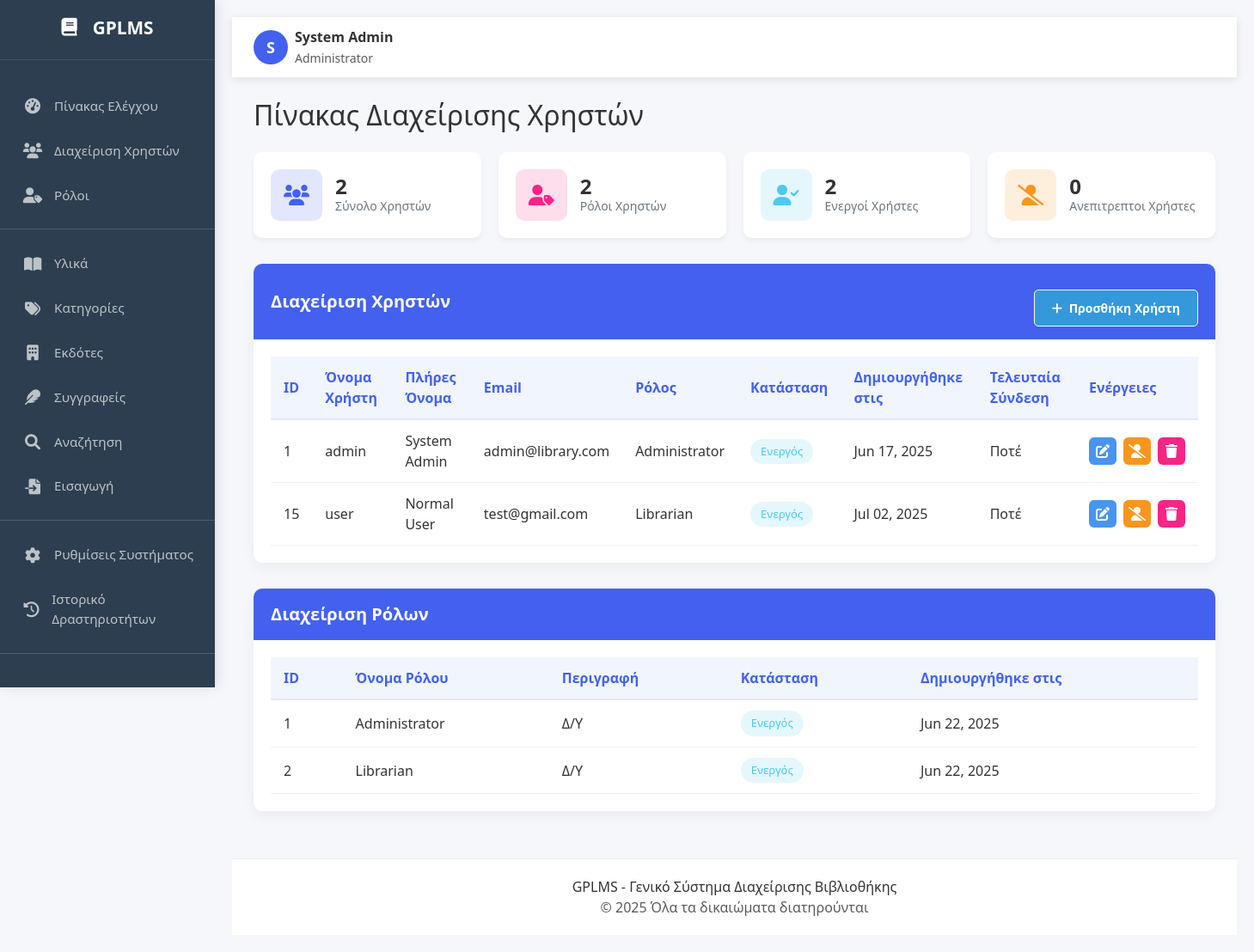
/src/main/users-manager.php (signed in), run on the app's committed database.
### tables this page shows
CREATE TABLE `system_settings` (
  `id` int NOT NULL AUTO_INCREMENT,
  `setting_key` varchar(255) NOT NULL,
  `setting_value` text,
  `last_modified` timestamp NULL DEFAULT CURRENT_TIMESTAMP ON UPDATE CURRENT_TIMESTAMP,
  PRIMARY KEY (`id`),
  UNIQUE KEY `setting_key` (`setting_key`)
);

CREATE TABLE `users` (
  `user_id` int NOT NULL AUTO_INCREMENT,
  `username` varchar(255) NOT NULL,
  `password` varchar(255) NOT NULL,
  `full_name` varchar(255) NOT NULL,
  `email` varchar(255) NOT NULL,
  `phone` varchar(20) DEFAULT NULL,
  `role_id` int NOT NULL,
  `status` enum('active','suspended') NOT NULL DEFAULT 'active',
  `created_at` timestamp NULL DEFAULT CURRENT_TIMESTAMP,
  `last_login` datetime DEFAULT NULL,
  PRIMARY KEY (`user_id`),
  UNIQUE KEY `username` (`username`),
  UNIQUE KEY `email` (`email`),
  KEY `role_id` (`role_id`),
  CONSTRAINT `users_ibfk_1` FOREIGN KEY (`role_id`) REFERENCES `roles` (`role_id`)
);

CREATE TABLE `roles` (
  `role_id` int NOT NULL AUTO_INCREMENT,
  `role_name` varchar(50) NOT NULL,
  `description` text,
  `created_at` timestamp NULL DEFAULT CURRENT_TIMESTAMP,
  `status` enum('active','inactive') NOT NULL DEFAULT 'active',
  PRIMARY KEY (`role_id`),
  UNIQUE KEY `role_name` (`role_name`)
);

### src/functions/fetch-lib-name.php (called while the page is built, shortened)
<?php
if (!isset($library_name)) {
    try {
        if (isset($pdo)) {
            $stmt = $pdo->query("SELECT setting_value FROM system_settings WHERE setting_key = 'library_name'");
            $result = $stmt->fetch(PDO::FETCH_ASSOC);
            if ($result && !empty($result['setting_value'])) {
                $library_name = $result['setting_value'];
            }
        }
    } catch (Exception $e) {
        error_log("Error fetching library name: " . $e->getMessage());
    }
}
?>

### src/conf/translation.php (called while the page is built, shortened)
<?php
$default_language = 'EN';
try {
    $stmt = $pdo->query("SELECT setting_value FROM system_settings WHERE setting_key = 'default_language'");
    $result = $stmt->fetch(PDO::FETCH_ASSOC);
    if ($result) {
        $default_language = $result['setting_value'];
    }
} catch (PDOException $e) {
    error_log("Default language setting error: " . $e->getMessage());
}
$lang = $translations[$default_language] ?? $translations['EN'];
?>

### src/components/user-main-content.php (the view, shortened to what this page needs)
<div class="main-content">
    <div class="topbar">
        <div class="user-info">
            <div class="user-avatar">
                <?= strtoupper(substr($current_user['full_name'], 0, 1)) ?>
            </div>
            <div class="ms-2">
                <div class="fw-bold"><?= htmlspecialchars($current_user['full_name']) ?></div>
                <small class="text-muted"><?= $_SESSION['role'] ?></small>
            </div>
        </div>
    </div>
    <div class="content-area">
        <h2 class="mb-4"><?= $lang['user_management_dashboard'] ?></h2>
        <div class="stats-container">
            <div class="stat-card">
                <div class="stat-icon users">
                    <i class="fas fa-users"></i>
                </div>
                <div>
                    <div class="stat-value">
                        <?= count($users) ?>
                    </div>
                    <div class="stat-label"><?= $lang['total_users'] ?></div>
                </div>
            </div>
            <div class="stat-card">
                <div class="stat-icon roles">
                    <i class="fas fa-user-tag"></i>
                </div>
                <div>
                    <div class="stat-value">
                        <?= count($roles) ?>
                    </div>
                    <div class="stat-label"><?= $lang['user_roles'] ?></div>
                </div>
            </div>
            <div class="stat-card">
                <div class="stat-icon active">
                    <i class="fas fa-user-check"></i>
                </div>
                <div>
                    <div class="stat-value">
                        <?= count(array_filter($users, function($user) { return $user['status'] === 'active'; })) ?>
                    </div>
                    <div class="stat-label"><?= $lang['active_users'] ?></div>
                </div>
            </div>
            <div class="stat-card">
                <div class="stat-icon suspended">
                    <i class="fas fa-user-slash"></i>
                </div>
                <div>
                    <div class="stat-value">
                        <?= count(array_filter($users, function($user) { return $user['status'] === 'suspended'; })) ?>
                    </div>
                    <div class="stat-label"><?= $lang['suspended_users'] ?></div>
                </div>
            </div>
        </div>
        <div class="admin-card">
            <div class="card-header">
                <span><?= $lang['manage_users'] ?></span>
                <button class="btn btn-light btn-sm" data-bs-toggle="modal" data-bs-target="#userModal">
                    <i class="fas fa-plus me-1"></i> <?= $lang['add_user'] ?>
                </button>
            </div>
            <div class="card-body">
                <div class="table-responsive">
                    <table class="admin-table">
                        <thead>
                            <tr>
                                <th><?= $lang['id'] ?></th>
                                <th><?= $lang['username'] ?></th>
                                <th><?= $lang['full_name'] ?></th>
                                <th><?= $lang['email'] ?></th>
                                <th><?= $lang['role'] ?></th>
                                <th><?= $lang['status'] ?></th>
                                <th><?= $lang['created_at'] ?></th>
                                <th><?= $lang['last_login'] ?></th>
                                <th><?= $lang['actions'] ?></th>
                            </tr>
                        </thead>
                        <tbody>
                            <?php foreach ($users as $user):
                                $role_stmt = $pdo->prepare("SELECT role_name FROM roles WHERE role_id = ?");
                                $role_stmt->execute([$user['role_id']]);
                                $role_name = $role_stmt->fetchColumn();
                            ?>
                                <tr>
                                    <td><?= $user['user_id'] ?></td>
                                    <td><?= htmlspecialchars($user['username']) ?></td>
                                    <td><?= htmlspecialchars($user['full_name']) ?></td>
                                    <td><?= htmlspecialchars($user['email']) ?></td>
                                    <td><?= htmlspecialchars($role_name) ?></td>
                                    <td>
                                        <span class="status-badge status-<?= $user['status'] ?>">
                                            <?= $lang[$user['status']] ?>
                                        </span>
                                    </td>
                                    <td><?= date('M d, Y', strtotime($user['created_at'])) ?></td>
                                    <td>
                                        <?= $user['last_login'] ? date('M d, Y H:i', strtotime($user['last_login'])) : $lang['never'] ?>
                                    </td>
                                    <td>
                                        <div class="action-btns">
                                            <a href="?edit_user=<?= $user['user_id'] ?>" class="action-btn btn-edit" title="<?= $lang['edit'] ?>">
                                                <i class="fas fa-edit"></i>
                                            </a>
                                            <?php if ($user['status'] === 'active'): ?>
                                                <a href="?status_change=suspend&id=<?= $user['user_id'] ?>" class="action-btn btn-warning" title="<?= $lang['suspend'] ?>">
                                                    <i class="fas fa-user-slash"></i>
                                                </a>
                                            <?php else: ?>
                                                <a href="?status_change=activate&id=<?= $user['user_id'] ?>" class="action-btn btn-success" title="<?= $lang['activate'] ?>">
                                                    <i class="fas fa-user-check"></i>
                                                </a>
                                            <?php endif; ?>
                                            <a href="?delete=user&id=<?= $user['user_id'] ?>" class="action-btn btn-delete" title="<?= $lang['delete'] ?>"
                                               onclick="return confirm('<?= $lang['confirm_delete_user'] ?>')">
                                                <i class="fas fa-trash"></i>
                                            </a>
                                        </div>
                                    </td>
                                </tr>
                            <?php endforeach; ?>
                        </tbody>
                    </table>
                </div>
            </div>
        </div>
        <div class="admin-card">
            <div class="card-header">
                <span><?= $lang['manage_roles'] ?></span>
            </div>
            <div class="card-body">
                <div class="table-responsive">
                    <table class="admin-table">
                        <thead>
                            <tr>
                                <th><?= $lang['id'] ?></th>
                                <th><?= $lang['role_name'] ?></th>
                                <th><?= $lang['description'] ?></th>
                                <th><?= $lang['status'] ?></th>
                                <th><?= $lang['created_at'] ?></th>
                            </tr>
                        </thead>
                        <tbody>
                            <?php foreach ($roles as $role): ?>
                                <tr>
                                    <td><?= $role['role_id'] ?></td>
                                    <td><?= htmlspecialchars($role['role_name']) ?></td>
                                    <td><?= htmlspecialchars($role['description'] ?? $lang['na']) ?></td>
                                    <td>
                                        <span class="status-badge status-<?= $role['status'] === 'active' ? 'active' : 'suspended' ?>">
                                            <?= $lang[$role['status']] ?>
                                        </span>
                                    </td>
                                    <td><?= date('M d, Y', strtotime($role['created_at'])) ?></td>
                                </tr>
                            <?php endforeach; ?>
                        </tbody>
                    </table>
                </div>
            </div>
        </div>
    </div>
    <footer>
        <p class="mb-0"><?= $lang['gplms_footer'] ?></p>
        <p class="text-muted mb-0">© <?= date('Y') ?> <?= $lang['all_rights_reserved'] ?></p>
    </footer>
</div>

### src/components/sidebar1.php (shortened to what this page needs)
<?php require_once'../conf/translation.php';?>
    <div class="sidebar">
        <div class="sidebar-header">
               <h3><i class="fas fa-book me-2"></i> <?= htmlspecialchars($library_name) ?></h3>
        </div>
        <ul class="sidebar-menu">
            <li>
                <a href="../main/control_panel.php" class="">
                    <i class="fas fa-tachometer-alt"></i>
                    <span><?= $lang['dashboard'] ?></span>
                </a>
            </li>
            <li>
                <a href="../main/users-manager.php">
                    <i class="fas fa-users"></i>
                    <span><?= $lang['user_management'] ?></span>
                </a>
            </li>
            <li>
                <a href="../main/roles-manager.php">
                    <i class="fas fa-user-tag"></i>
                    <span><?= $lang['roles'] ?></span>
                </a>
            </li>
            <hr>
            <li>
                <a href="../main/materials-manager.php">
                    <i class="fas fa-book-open"></i>
                    <span><?= $lang['materials'] ?></span>
                </a>
            </li>
            <li>
                <a href="../main/categories-manager.php">
                    <i class="fas fa-tags"></i>
                    <span><?= $lang['categories'] ?></span>
                </a>
            </li>
            <li>
                <a href="../main/publishers-manager.php">
                    <i class="fas fa-building"></i>
                    <span><?= $lang['publishers'] ?></span>
                </a>
            </li>
            <li>
                <a href="../main/authors-manager.php">
                    <i class="fas fa-feather"></i>
                    <span><?= $lang['authors'] ?></span>
                </a>
            </li>
            <li>
                <a href="../main/search.php">
                    <i class="fas fa-search"></i>
                    <span><?= $lang['search'] ?></span>
                </a>
            </li>
              <li>
                <a href="../main/insert.php">
                    <i class="fa-solid fa-file-import"></i>
                    <span><?= $lang['insert'] ?></span>
                </a>
            </li>
            <hr>
            <li>
                <a href="../main/settings-manager.php">
                    <i class="fas fa-cog"></i>
                    <span><?= $lang['system_settings'] ?></span>
                </a>
            </li>
            <li>
                <a href="../main/activity-log.php">
                    <i class="fas fa-history"></i>
                    <span><?= $lang['activity_log'] ?></span>
                </a>
            </li>
            <hr>
            <li>
                <a href="../main/search.php">
                </a>
            </li>
        </ul>
    </div>

### data on the page
system_settings: setting_value "GPLMS"
users: full_name "S", full_name "System Admin", user_id "1", username "admin", email "admin@library.com", role.role_name "Administrator", status "Ενεργός", created_at "Jun 17, 2025", never "Ποτέ"
users: user_id "15", username "user", full_name "Normal User", email "test@gmail.com", role.role_name "Librarian", status "Ενεργός", created_at "Jul 02, 2025", never "Ποτέ"
roles: role_id "1", role_name "Administrator", description "Δ/Υ", status "Ενεργός", created_at "Jun 22, 2025"
roles: role_id "2", role_name "Librarian", description "Δ/Υ", status "Ενεργός", created_at "Jun 22, 2025"

### other printed values
$lang['dashboard'] "Πίνακας Ελέγχου"
$lang['user_management'] "Διαχείριση Χρηστών"
$lang['roles'] "Ρόλοι"
$lang['materials'] "Υλικά"
$lang['categories'] "Κατηγορίες"
$lang['publishers'] "Εκδότες"
$lang['authors'] "Συγγραφείς"
$lang['search'] "Αναζήτηση"
$lang['insert'] "Εισαγωγή"
$lang['system_settings'] "Ρυθμίσεις Συστήματος"
$lang['activity_log'] "Ιστορικό Δραστηριοτήτων"
$_SESSION['role'] "Administrator"
$lang['user_management_dashboard'] "Πίνακας Διαχείρισης Χρηστών"
count($users) "2"
$lang['total_users'] "Σύνολο Χρηστών"
